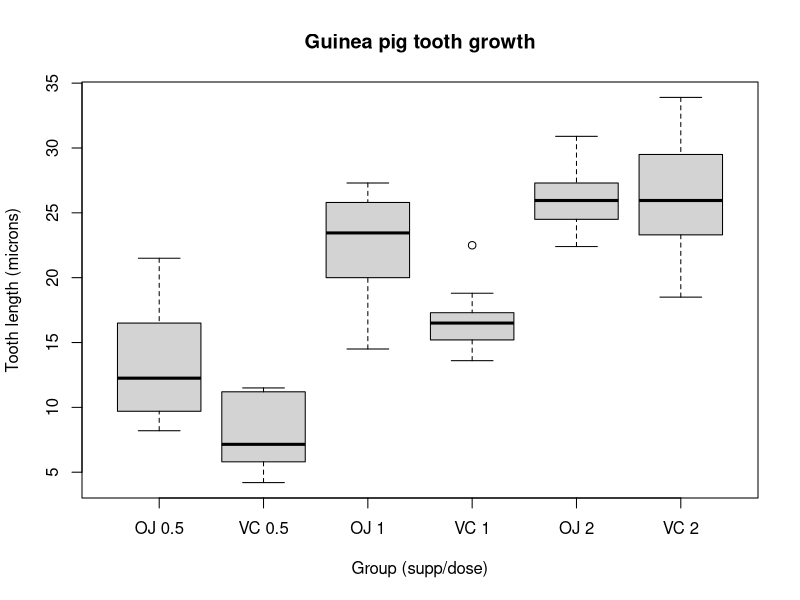

Reproduce this figure in R.
## ---- chunk 1
attach(ToothGrowth)
library(knitr)
## ---- chunk 2
library(psych)
stats2 <- describeBy(len, interaction(supp, dose, sep=" "), mat = TRUE)
## ---- chunk 3
stats2$item <- NULL
stats2$vars <- NULL
stats2$trimmed <- NULL
stats2$mad <- NULL
stats2$range <- NULL

colnames(stats2) <- c("Group", "Samples", "Mean", "Std. dev.", "Median", "Min", "Max", "Skew", "Kurtosis", "SE")
rownames(stats2) <- stats2$group
kable(stats2)
## ---- chunk 4
boxplot(len ~ interaction(supp, dose, sep=" "),data=ToothGrowth,
        xlab="Group (supp/dose)",
        ylab="Tooth length (microns)",
        main='Guinea pig tooth growth')
## ---- chunk 5
library(stats)
t <-pairwise.t.test(len, interaction(supp, dose, sep=" "), paired=FALSE, p.adjust="bonferroni" )
kable(t$p.value)
